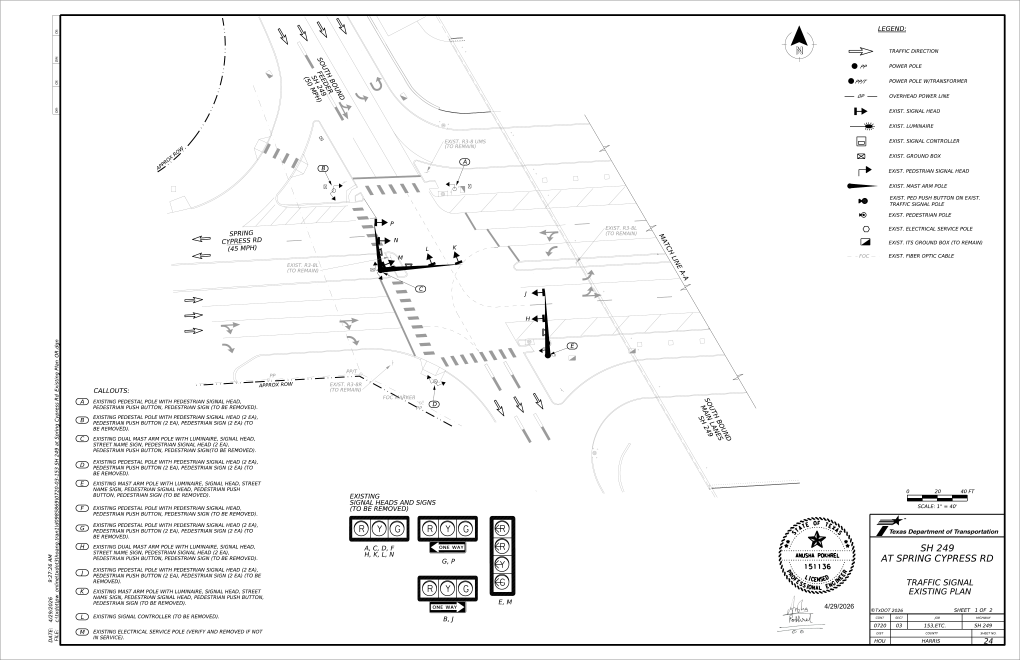
#> input picture plans/sheet24_SC_signal_existing_1.png, 5100 x 3300 px, found by its file name (shown at 1/5 size)
$ python p4_composite.py
#> lines starting #> are read from the running program, lines starting #| are printed output that depends on the picture
from PIL import Image
S=300/72; K=40/72
IM={24:('plans/sheet24_SC_signal_existing_1.png',0),25:('plans/sheet25_SC_signal_existing_2.png',594.7)}
def pt(X,Y,dx): return ((X/K+836.9-dx)*S, (-Y/K+305.5)*S)
def comp(sheet,cx,cy,render,out):
#> called with sheet = 24, cx = -170, cy = -20, render = 'work/p4_plancheck_SB.png', out = 'comp_SB.png'
    f,dx=IM[sheet]; im=Image.open(f).convert('RGB')
#> in comp, im is the input picture: PIL image 5100x3300 RGB; mean R, G, B 245.2, 245.2, 245.2
    X0,X1,Y0,Y1=cx-90,cx+90,cy-70,cy+70
    a=pt(X0,Y1,dx); b=pt(X1,Y0,dx)
    c=im.crop((int(round(a[0])),int(round(a[1])),int(round(b[0])),int(round(b[1])))).resize((1800,1400),Image.LANCZOS)
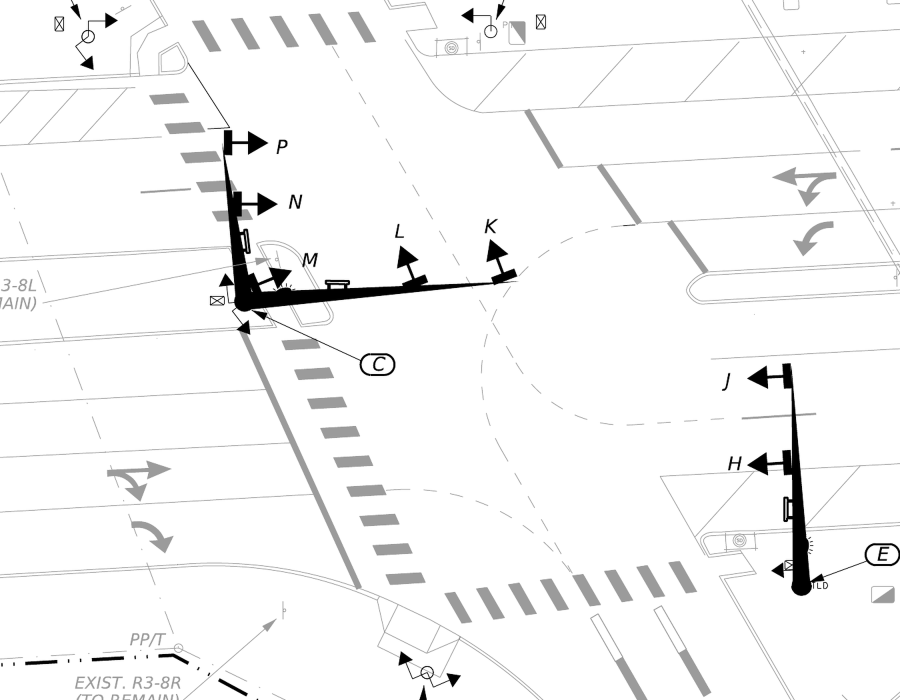
#> c: PIL image 1800x1400 RGB (shown at 1/2 size); min 0, max 255, mean 245.3
    # fade the plan a bit
    c=Image.blend(c,Image.new('RGB',c.size,(255,255,255)),0.25)
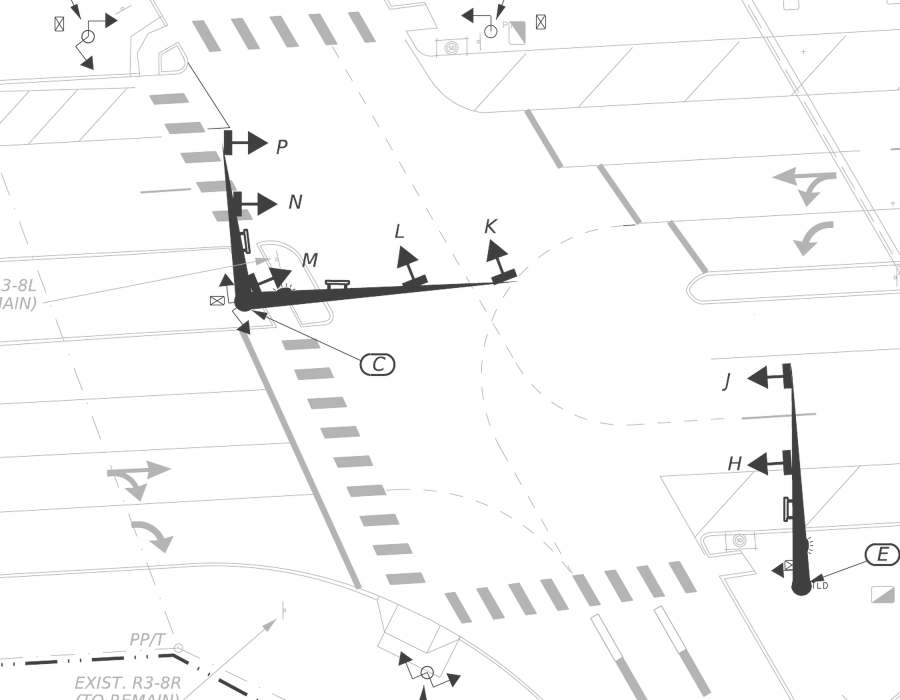
#> c: PIL image 1800x1400 RGB (shown at 1/2 size); min 63, max 255, mean 247.7
#> (the run stopped early here; a loop or call above may not have finished)

$ run again, with plans/sheet23_signal-notes.png copied over plans/sheet24_SC_signal_existing_1.png
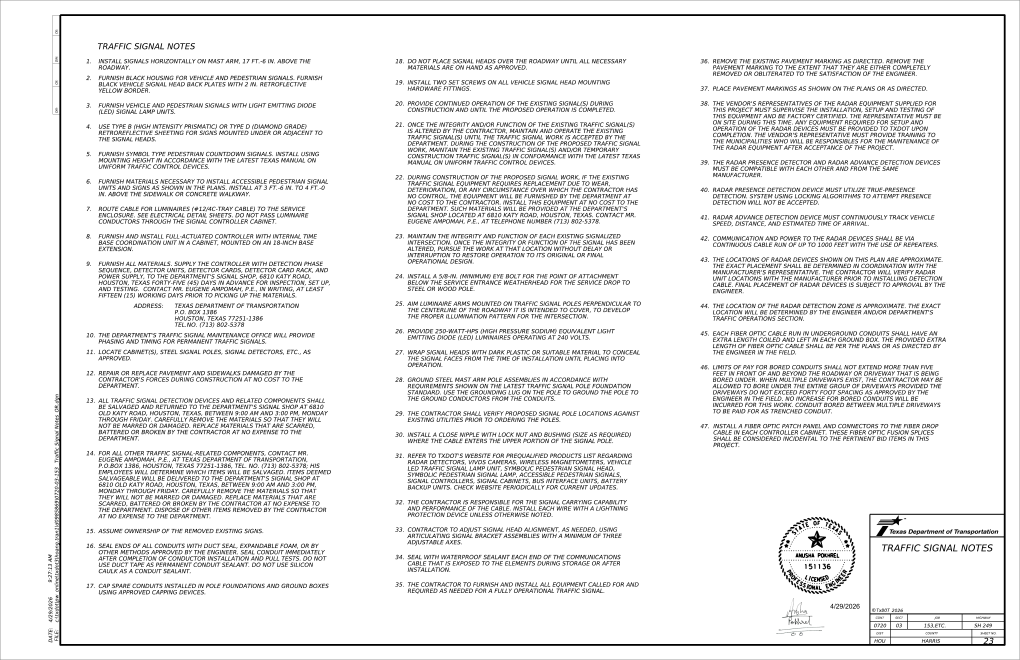
#> input picture plans/sheet23_signal-notes.png, 5100 x 3300 px, found by its file name (shown at 1/5 size)
#> in comp, im is the input picture: PIL image 5100x3300 RGB; mean R, G, B 234.9, 234.9, 234.9
#> in comp, `c=im.crop((int(round(a[0])),int(round(a[1])),int(round(b[0])),int(roun..`:
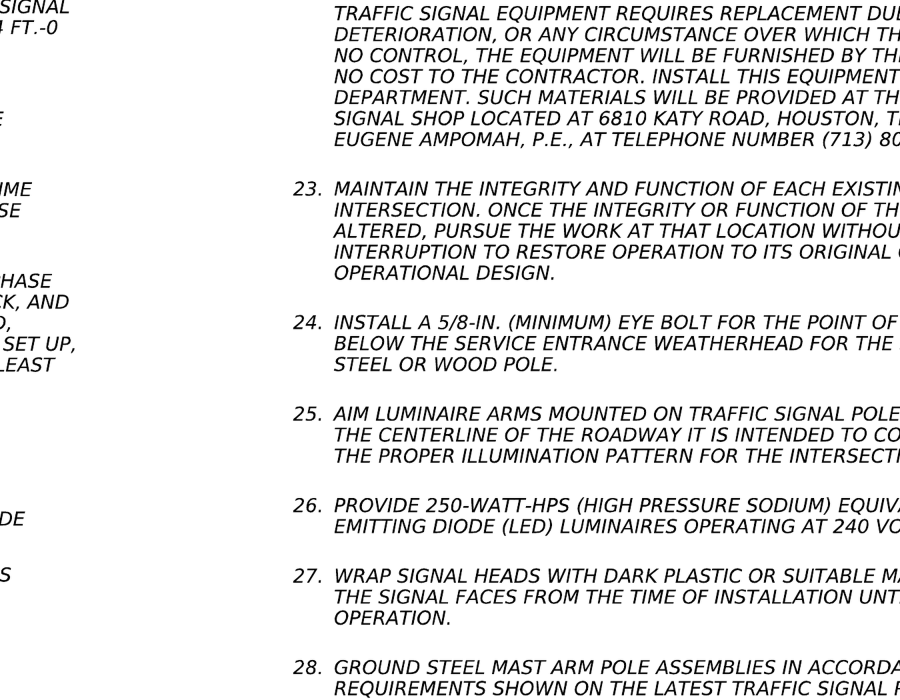
#> c: PIL image 1800x1400 RGB (shown at 1/2 size); min 0, max 255, mean 231.1
#> in comp, `c=Image.blend(c,Image.new('RGB',c.size,(255,255,255)),0.25)`:
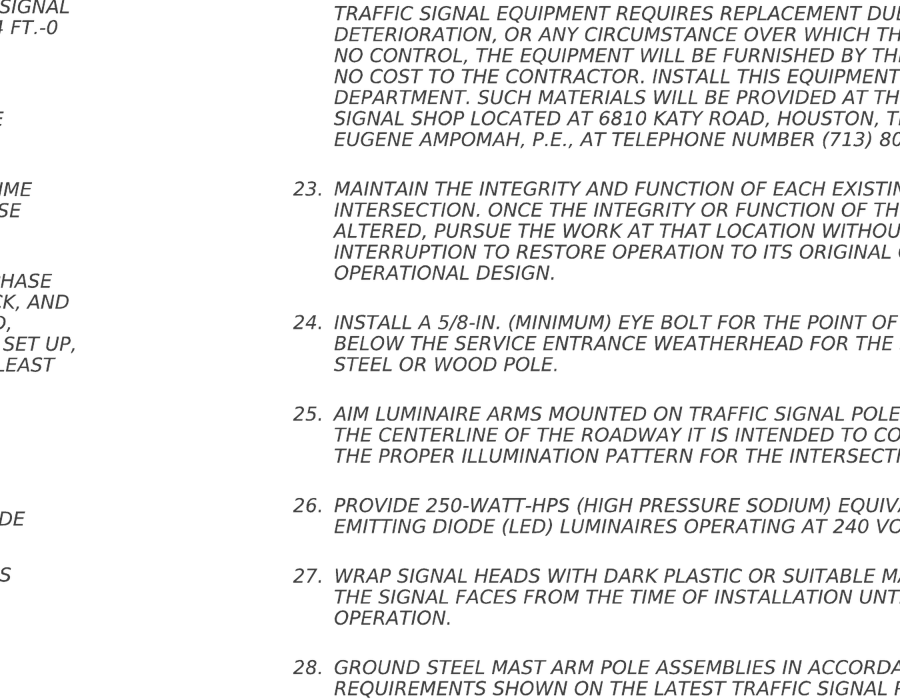
#> c: PIL image 1800x1400 RGB (shown at 1/2 size); min 63, max 255, mean 237

$ run again, with plans/sheet26_SC_signal_proposed_1.png copied over plans/sheet24_SC_signal_existing_1.png
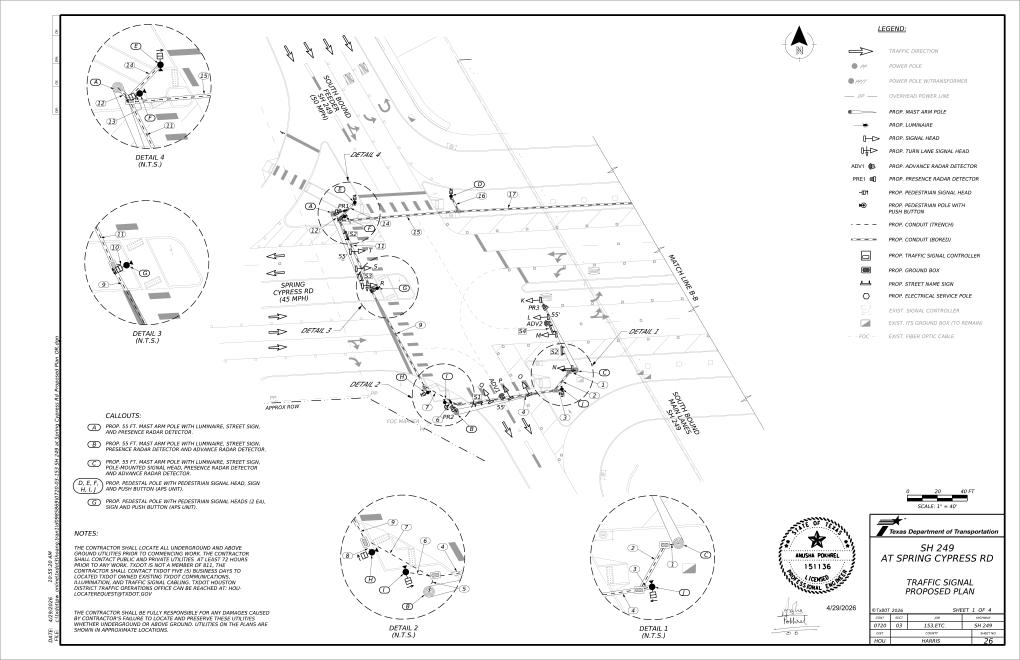
#> input picture plans/sheet26_SC_signal_proposed_1.png, 5100 x 3300 px, found by its file name (shown at 1/5 size)
#> in comp, im is the input picture: PIL image 5100x3300 RGB; mean R, G, B 245.2, 245.3, 245.3
#> in comp, `c=im.crop((int(round(a[0])),int(round(a[1])),int(round(b[0])),int(roun..`:
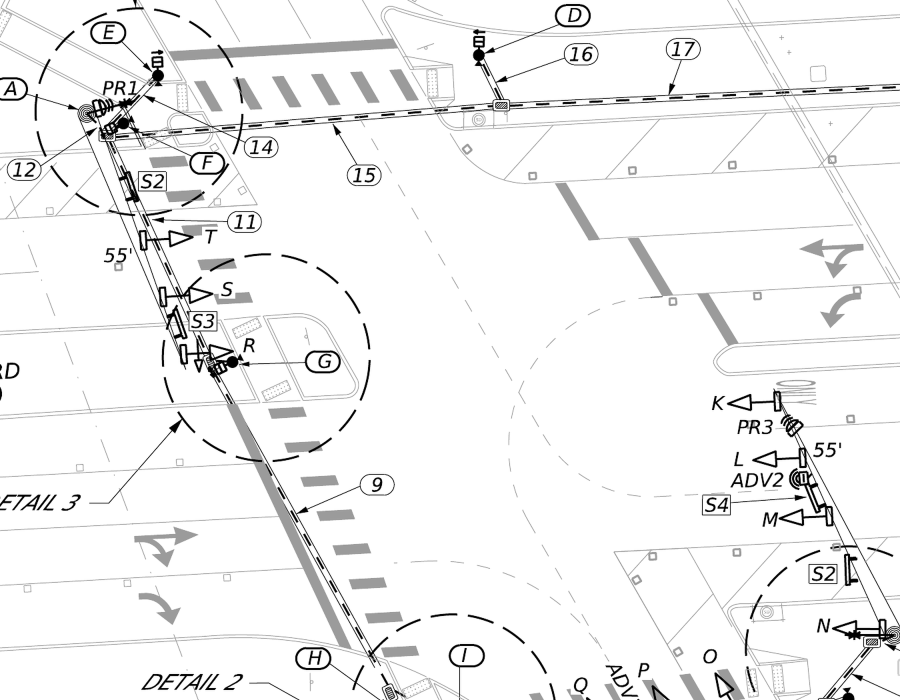
#> c: PIL image 1800x1400 RGB (shown at 1/2 size); min 0, max 255, mean 242
#> in comp, `c=Image.blend(c,Image.new('RGB',c.size,(255,255,255)),0.25)`:
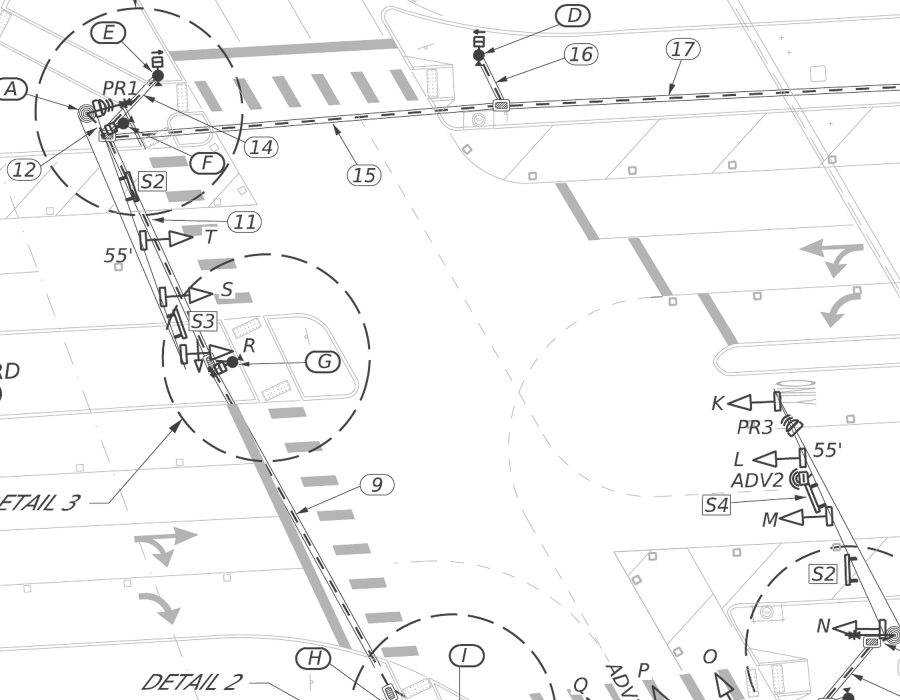
#> c: PIL image 1800x1400 RGB (shown at 1/2 size); min 63, max 255, mean 245.2

$ run again, with plans/sheet27_SC_signal_proposed_2.png copied over plans/sheet24_SC_signal_existing_1.png
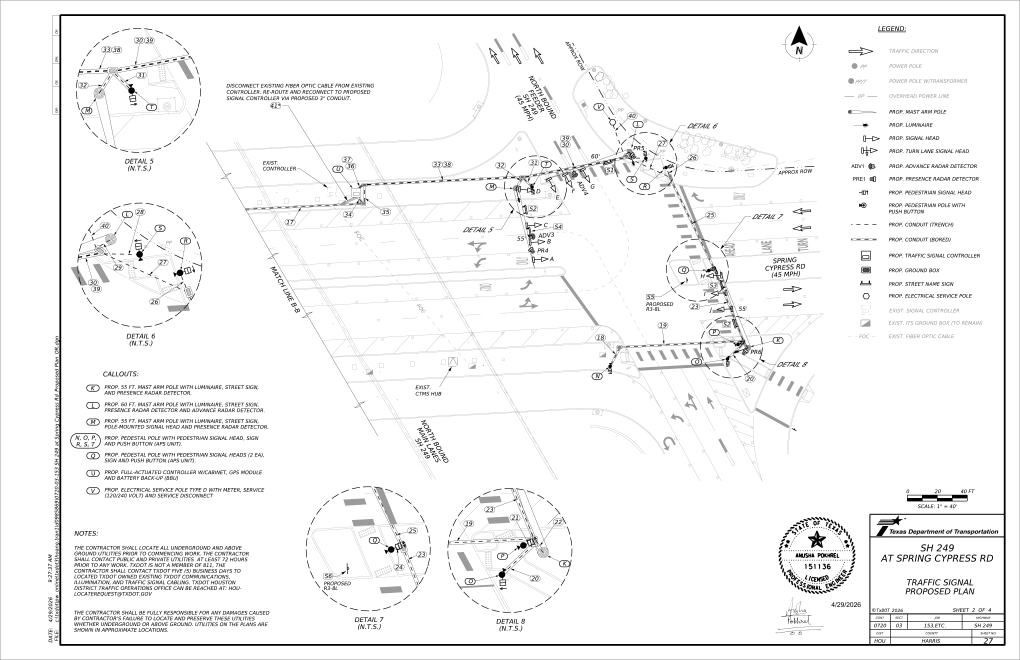
#> input picture plans/sheet27_SC_signal_proposed_2.png, 5100 x 3300 px, found by its file name (shown at 1/5 size)
#> in comp, im is the input picture: PIL image 5100x3300 RGB; mean R, G, B 244.3, 244.3, 244.3
#> in comp, `c=im.crop((int(round(a[0])),int(round(a[1])),int(round(b[0])),int(roun..`:
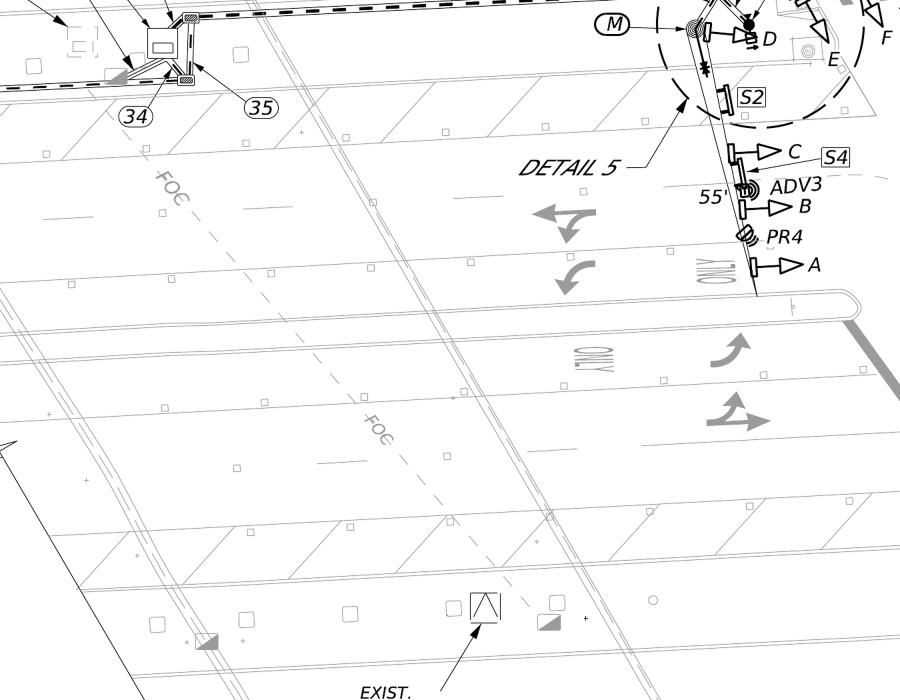
#> c: PIL image 1800x1400 RGB (shown at 1/2 size); min 0, max 255, mean 247.8
#> in comp, `c=Image.blend(c,Image.new('RGB',c.size,(255,255,255)),0.25)`:
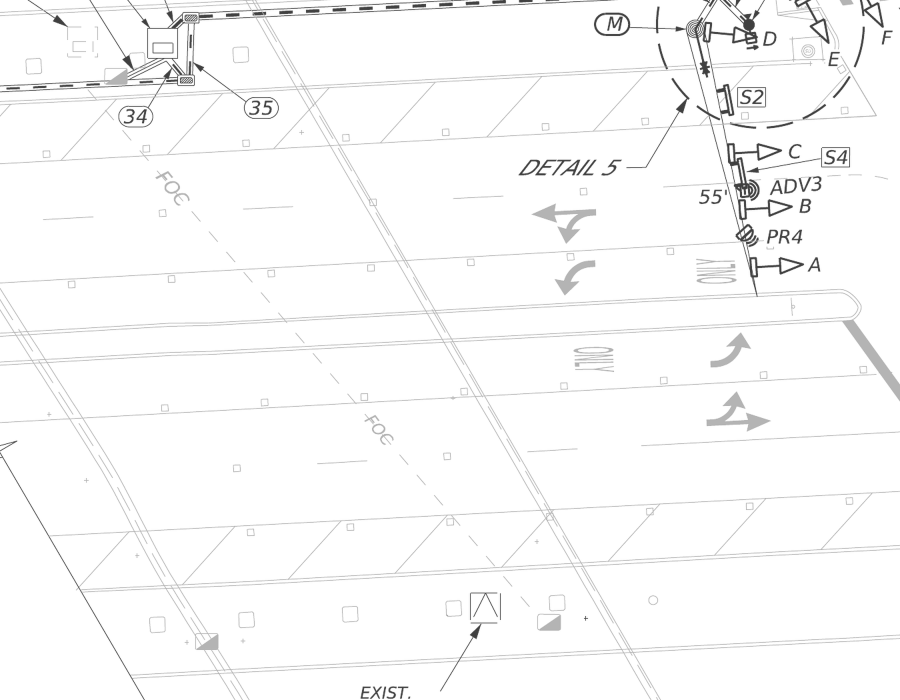
#> c: PIL image 1800x1400 RGB (shown at 1/2 size); min 63, max 255, mean 249.5
